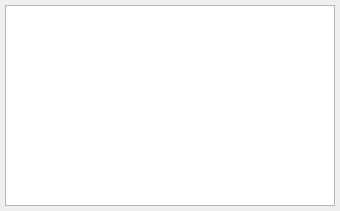
<?xml version="1.0" encoding="UTF-8"?>
<ui version="4.0">
 <class>Form</class>
 <widget class="QWidget" name="Form">
  <property name="geometry">
   <rect>
    <x>0</x>
    <y>0</y>
    <width>340</width>
    <height>211</height>
   </rect>
  </property>
  <property name="windowTitle">
   <string>Form</string>
  </property>
  <layout class="QGridLayout" name="gridLayout">
   <property name="leftMargin">
    <number>5</number>
   </property>
   <property name="topMargin">
    <number>5</number>
   </property>
   <property name="rightMargin">
    <number>5</number>
   </property>
   <property name="bottomMargin">
    <number>5</number>
   </property>
   <item row="0" column="0">
    <widget class="QTableWidget" name="table">
     <property name="frameShape">
      <enum>QFrame::StyledPanel</enum>
     </property>
     <property name="frameShadow">
      <enum>QFrame::Sunken</enum>
     </property>
     <property name="alternatingRowColors">
      <bool>true</bool>
     </property>
     <property name="rowCount">
      <number>0</number>
     </property>
     <property name="columnCount">
      <number>0</number>
     </property>
    </widget>
   </item>
  </layout>
 </widget>
 <resources/>
 <connections/>
</ui>
